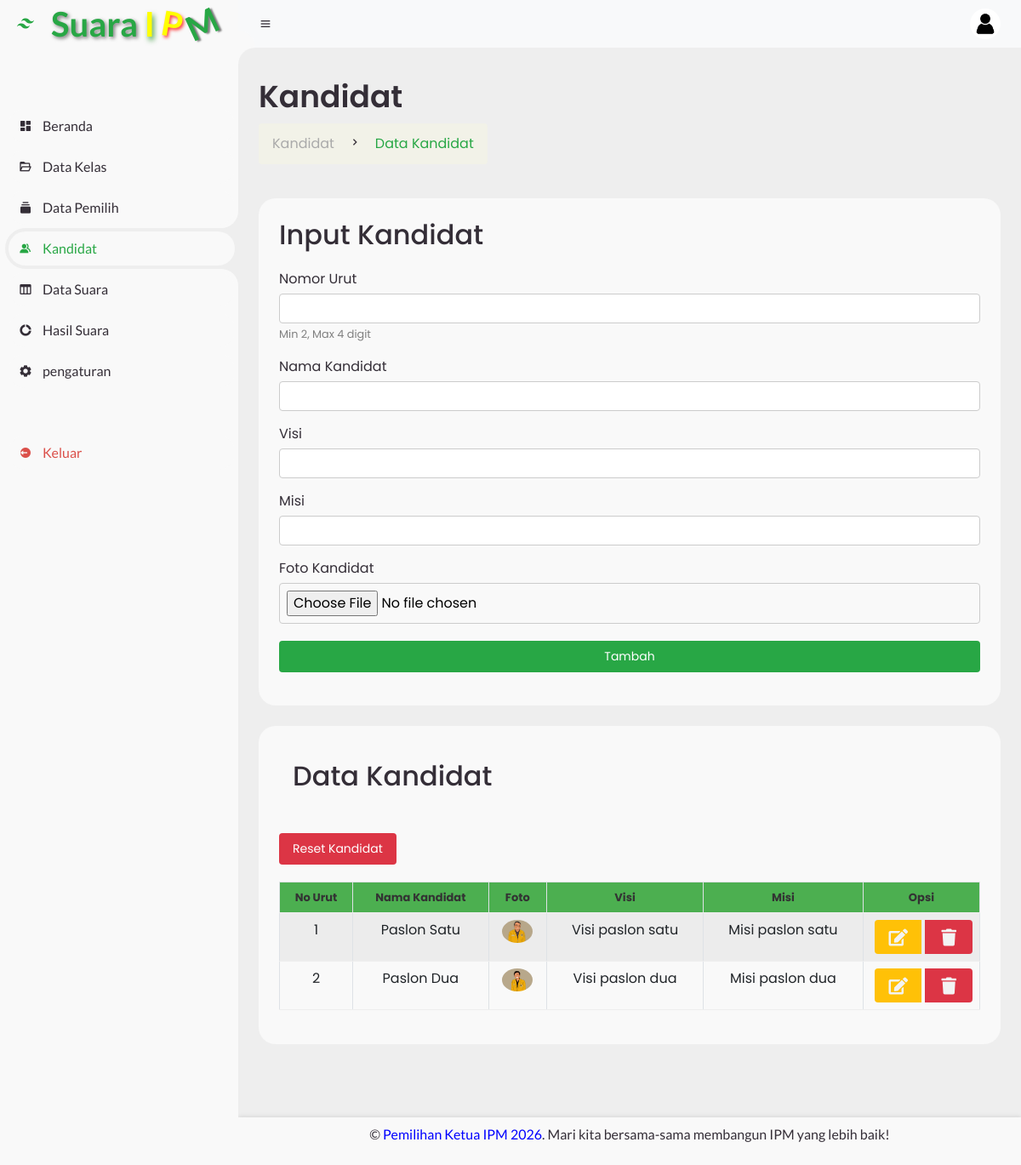
The app's page /sistem1/pages/input_data_paslon.php (signed in) with its own data.
### tables this page shows
CREATE TABLE data_paslon (
  id INT AUTO_INCREMENT PRIMARY KEY,
  no_urut INT NOT NULL,
  nm_paslon VARCHAR(150) NOT NULL,
  gambar1 VARCHAR(255) DEFAULT NULL,
  visi TEXT,
  misi TEXT
);

### model/query.php (called while the page is built, shortened)
<?php
function db_jalankan($sql, $tipe = '', $param = [])
{
    global $koneksi;
    $stmt = mysqli_prepare($koneksi, $sql);
    mysqli_stmt_execute($stmt);
    return $stmt;
}
function db_semua($sql, $tipe = '', $param = [])
{
    $stmt = db_jalankan($sql, $tipe, $param);
    $hasil = mysqli_stmt_get_result($stmt);
    $baris = $hasil ? mysqli_fetch_all($hasil, MYSQLI_ASSOC) : [];
    return $baris;
}
function ambilSemuaPaslon($urutkan = true)
{
    return db_semua("SELECT * FROM data_paslon" . ($urutkan ? " ORDER BY no_urut ASC" : ""));
}

### sistem1/pages/input_data_paslon.php (the view, shortened to what this page needs)
<?php
include '../../koneksi.php';
require_once '../../model/query.php';
$nm_paslon = '';
$visi = '';
$misi = '';
$nm_paslon_input = htmlspecialchars($nm_paslon);
$visi_input = htmlspecialchars($visi);
$misi_input = htmlspecialchars($misi);
?>
<!DOCTYPE html>
<html lang="en">
<head>
    <link rel="stylesheet" href="https://maxcdn.bootstrapcdn.com/bootstrap/4.5.2/css/bootstrap.min.css">
    <link rel="stylesheet" href="https://maxcdn.bootstrapcdn.com/bootstrap/4.5.2/css/bootstrap.min.css">
  <link rel="stylesheet" href="https://cdn.jsdelivr.net/npm/boxicons@2.1.0/css/boxicons.min.css">
	<link href="https://stackpath.bootstrapcdn.com/bootstrap/4.5.2/css/bootstrap.min.css" rel="stylesheet">
    <link rel="stylesheet" href="https://cdnjs.cloudflare.com/ajax/libs/font-awesome/5.15.3/css/all.min.css">
	<link rel="stylesheet" href="../assets/css/style.css">
    <link rel="stylesheet" href="../css/data_paslon.css">
    <link rel="stylesheet" href="../../assets/css/components/footer.css">
</head>
   <?php include "../view/header.php"; ?>
<section id="content">
    <nav class="navbar navbar-expand-lg navbar-light bg-light">
        <i class='bx bx-menu'></i>
        <div class="ml-auto d-flex align-items-center">
            <div class="profile">
            <img src="../assets/img/logo.png" alt="Profile Picture" id="profile-pic">
        </div>
    </nav>
        <div id="page-wrapper">
            <main>
                <div class="head-title">
                    <div class="left">
                        <h1>Kandidat</h1>
                        <ul class="breadcrumb">
                            <li>
                                <a href="#">Kandidat</a>
                            </li>
                            <li><i class='bx bx-chevron-right'></i></li>
                            <li>
                                <a class="active" href="#">Data Kandidat</a>
                            </li>
                        </ul>
                    </div>
                </div>
                <div id="page-inner">
                    <div class="table-data">
                        <div class="order">
                            <div class="head">
                                <h2 style="margin-bottom: 20px;">Input Kandidat</h2>
                                <form action="" method="post" enctype="multipart/form-data">
                                    <div class="form-group">
                                    <label for="no_urut">Nomor Urut</label>
                                        <input type="text" name="no_urut" id="no_urut" required="required" autocomplete="off" class="form-control" maxlength="4" >
                                        <small style="color: gray;">Min 2, Max 4 digit</small>
                                    </div>
                                    <div class="form-group">
                                        <label for="nm_paslon">Nama Kandidat</label>
                                        <input style="color: #000;" type="text" name="nm_paslon" id="nm_paslon" required="required" autocomplete="off" class="form-control" list="siswaDropdown" value="<?php echo $nm_paslon_input; ?>" >
                                    </div>
                                    <div class="form-group">
                                        <label for="visi">Visi</label>
                                        <input  style="color: #000;" type="text" name="visi" required="required" autocomplete="off" class="form-control" onkeypress="filterNumbers(event)" value="<?php echo $visi_input; ?>">
                                    </div>
                                    <div class="form-group">
                                        <label for="misi">Misi</label>
                                        <input  style="color: #000;" type="text" name="misi" required="required" autocomplete="off" class="form-control" onkeypress="filterNumbers(event)" value="<?php echo $misi_input; ?>">
                                    </div>
                                    <div class="form-group">
                                        <label for="gambar1">Foto Kandidat</label>
                                        <input  style="color: #000;" type="file" name="gambar1" required="required" class="form-control-file">
                                    </div>
                                    <div class="form-group" style="margin-top: 20px;">
                                        <input   type="submit" class="btn btn-success" name="Tambah" value="Tambah" class="form-control">
                                    </div>
                                </form>
                            </div>
                        </div>
                    </div>
                </div>
                <div class="table-data">
                    <div class="order">
                        <div class="class">
                            <h2>Data Kandidat</h2>
                        </div>
                        <a  style="margin-bottom: 20px;" class="btn btn-danger" href="../actions/hapus_semua_paslon.php?confirm=true" onclick="return confirm('Anda yakin ingin menghapus semua data?')">Reset Kandidat</a>
                        <div class="table-responsive">
                            <table id='tabel' class="table table-striped table-bordered table-hover">
                                <thead>
                                    <tr>
                                        <th>No Urut</th>
                                        <th>Nama Kandidat</th>
                                        <th>Foto</th>
                                        <th>Visi</th>
                                        <th>Misi</th>
                                        <th>Opsi</th>
                                    </tr>
                                </thead>
                                <tbody>
                                    <?php
                                    foreach (ambilSemuaPaslon() as $d) {
                                    ?>
                                    <tr>
                                        <td style="text-align:center;"><?php echo $d['no_urut']; ?></td>
                                        <td><?php echo $d['nm_paslon']; ?></td>
                                        <td style="text-align:center;"><img style="max-width: 50px; height:auto;" src="<?php echo "../foto/" . $d['gambar1']; ?>"></td>
                                        <td style="text-align:center;"><?php echo $d['visi']; ?></td>
                                        <td style="text-align:center;"><?php echo $d['misi']; ?></td>
                                        <td style="text-align:center;">
                                        <div class="btn-group">
                                            <a class="btn btn-warning edit-btn" href="edit.php?id=<?php echo $d['id']; ?>">
                                                <i class="fas fa-edit fa-lg" style='color:#f3f3f3'></i>
                                            </a>
                                            <a class="btn btn-danger delete-btn" onclick="return confirm('Yakin hapus data ini !!!')" href="../actions/hapus.php?id=<?php echo $d['id']; ?>">
                                                <i class="fas fa-trash fa-lg"></i>
                                            </a>
                                        </div>                                       </td>
                                    </tr>
                                    <?php } ?>
                                </tbody>
                            </table>
                        </div>
                    </div>
                 </div>
                </div>
            <?php include '../view/footer.php'; ?>
</section>

### sistem1/assets/css/style.css (style rules this page uses)
* { margin: 0; padding: 0; box-sizing: border-box; }
a { text-decoration: none; }
li { list-style: none; }
:root { --poppins: "Poppins", sans-serif; --lato: "Lato", sans-serif; --green: #28a745; --light-green: #c3e6cb; --light: #f9f9f9; --blue: #3c91e6; --light-blue: #cfe8ff; --grey: #eee; --dark-grey: #aaaaaa; --dark: #342e37; --red: #db504a; --yellow: rgba( 255, 206, 38, 0.1 ); --light-yellow: rgba( 255, 255, 204, 0.1 ); --light-orange: #ffe0d3; }
html { overflow-x: hidden; }
#content { position: relative; width: calc(100% - 280px); left: 280px; transition: width 0.3s ease; }
#content nav { height: 56px; background: var(--light); padding: 0 24px; display: flex; align-items: center; grid-gap: 24px; font-family: var(--lato); position: sticky; top: 0; left: 0; z-index: 1000; }
#content nav::before { content: ""; position: absolute; width: 40px; height: 40px; bottom: -40px; left: 0; border-radius: 50%; box-shadow: -20px -20px 0 var(--light); }
#content nav .bx.bx-menu { cursor: pointer; color: var(--dark); }
#content nav .profile img { width: 36px; height: 36px; object-fit: cover; border-radius: 50%; }
#content main { width: 100%; padding: 36px 24px; font-family: var(--poppins); max-height: calc(100vh - 56px); overflow-y: auto; }
#content main .head-title { display: flex; align-items: center; justify-content: space-between; grid-gap: 16px; flex-wrap: wrap; }
#content main .head-title .left h1 { font-size: 36px; font-weight: 600; margin-bottom: 10px; color: var(--dark); }
#content main .head-title .left .breadcrumb { display: flex; align-items: center; grid-gap: 16px; background: rgba(255, 255, 204, 0.2); }
#content main .head-title .left .breadcrumb li { color: var(--dark); }
#content main .head-title .left .breadcrumb li a { color: var(--dark-grey); pointer-events: none; }
#content main .head-title .left .breadcrumb li a.active { color: var(--green); pointer-events: unset; text-decoration: none; }
#content main .table-data { display: flex; flex-wrap: wrap; grid-gap: 24px; margin-top: 24px; width: 100%; color: var(--dark); }
#content main .table-data > div { border-radius: 20px; background: var(--light); padding: 24px; overflow-x: auto; }
#content main .table-data .head { align-items: center; grid-gap: 16px; margin-bottom: 15px; }
#content main .table-data .head .form-group { margin-bottom: 15px; }
#content main .table-data .head .form-group select, .form-group input[type="text"], .form-group input[type="submit"] { width: 100%; padding: 8px; font-size: 14px; border: 1px solid #ccc; border-radius: 4px; background-color: #fff; color: #28a745; }
#content main .table-data .head .form-group .btn-success { background-color: #28a745; border-color: #28a745; color: #fff; cursor: pointer; }
#content main .table-data .order { flex-grow: 1; flex-basis: 500px; }
#content main .table-data .order table { width: 100%; border-collapse: collapse; }
#content main .table-data .order table th { padding-bottom: 12px; font-size: 13px; text-align: left; border-bottom: 1px solid var(--grey); }
#content main .table-data .order table td { padding: 16px 12px; border-bottom: 1px solid var(--grey); }
#content main .table-data .order table td img { width: 36px; height: 36px; border-radius: 50%; object-fit: cover; }
#content main .table-data .table-responsive { flex-grow: 1; flex-basis: 500px; }
#content main .table-data .table-responsive table { width: 100%; border-collapse: collapse; }
#content main .table-data .table-responsive table th, #content main .table-data .table-responsive table td { padding: 8px; text-align: center; }
#content main .table-data .table-responsive table th { background-color: #4caf50; color: #333; }
#content main .table-data .table-responsive table tbody tr:nth-child(even) { background-color: #f9f9f9; }

### sistem1/view/header.php (style rules this page uses)
:root { --poppins: "Poppins", sans-serif; --lato: "Lato", sans-serif; --light: #f9f9f9; --green: #28a745; --light-green: #c3e6cb; --grey: #eee; --dark-grey: #aaaaaa; --dark: #342e37; --red: #db504a; --yellow: #ffce26; --light-yellow: #fff2c6; --orange: #fd7238; --light-orange: #ffe0d3; }

### records on screen
data_paslon: no_urut "1", nm_paslon "Paslon Satu", gambar1 (picture), visi "Visi paslon satu", misi "Misi paslon satu"
data_paslon: no_urut "2", nm_paslon "Paslon Dua", gambar1 (picture), visi "Visi paslon dua", misi "Misi paslon dua"
